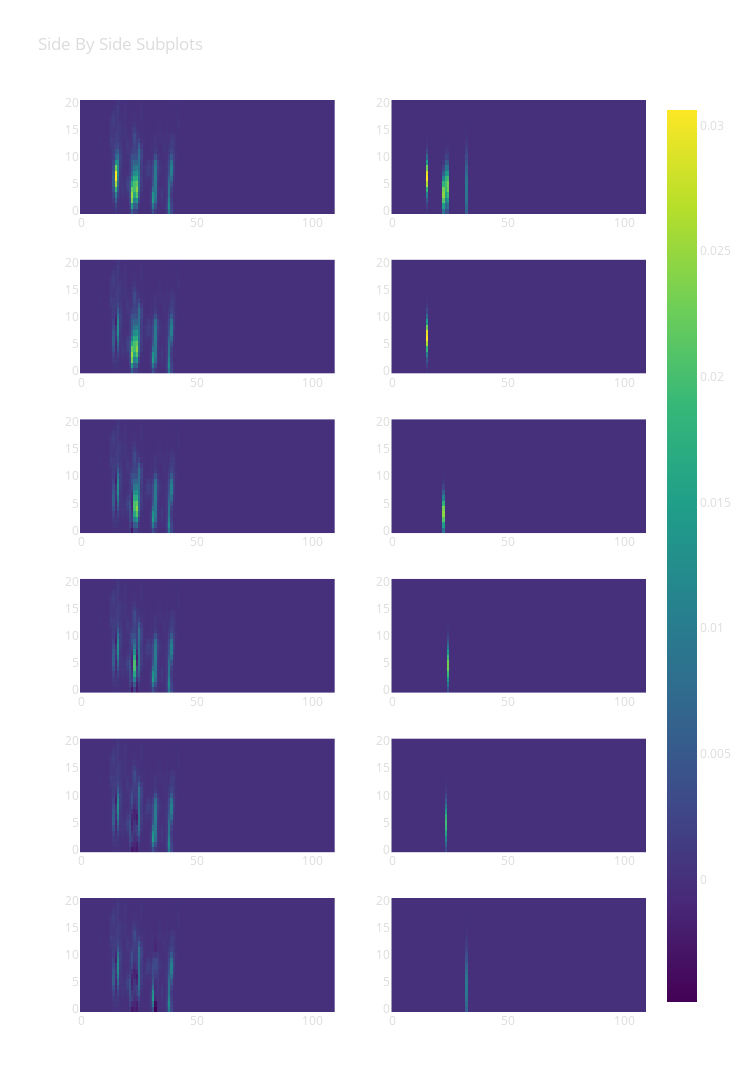

Notebook source saved alongside this figure:
### Code cell
file = 5
data_dir = path.join(path.curdir, 'data')
calo = EcalDataIO.ecalmatio(path.join(data_dir, f"signal.al.elaser.IP0{file}.edeplist.mat"))
energies = EcalDataIO.energymatio(path.join(data_dir, f"signal.al.elaser.IP0{file}.energy.mat"))

event_id, n = '291', 5
expansion_factor, sigma, kernel_size = 1, (1, 2, 2), 7

calo_event, energy_event = calo[event_id], energies[event_id]
expanded_array, e_list = convert_to_array_and_expand(calo_event, energy_event, t=expansion_factor)

sigma_effective = expansion_factor * np.array(sigma)
kernel_size_effective = (kernel_size - 1) * 2 + 1
P, V, W, S = weight_shape_decomp(expanded_array, kernel_size_effective, sigma_effective)
PxS = P * S

data_to_fit = PxS.sum(axis=1)
X, Y = np.meshgrid(np.arange(data_to_fit.shape[0]), np.arange(data_to_fit.shape[1]), indexing='ij')

gauss_model_1 = Gaussian2dModel()
result_list = star_search(data_to_fit, X, Y, n, model=gauss_model_1, plot_debug=True)

gauss_model, params = get_n_2d_gaussians_model(data_to_fit, X, Y, n)
for i, result in enumerate(result_list):
    for name, parameter in result.params.items():
        param_name = f'g{i}_{name}'
        params[param_name] = parameter

### Figure 1 — Plotly figure (JSON) as saved in the notebook; plotly's stock layout.template omitted (floating-point values rounded to 4 significant figures; data arrays with more than 128 entries replaced by an {"elided": "..."} marker saying what was removed)
{"data": [{"coloraxis": "coloraxis", "hovertemplate": "X: %{x}<br>Z: %{y}<br>", "z": {"elided": "21x110 float values"}, "type": "heatmap", "xaxis": "x", "yaxis": "y"}, {"coloraxis": "coloraxis", "hovertemplate": "X: %{x}<br>Z: %{y}<br>", "z": {"elided": "21x110 float values"}, "type": "heatmap", "xaxis": "x2", "yaxis": "y2"}, {"coloraxis": "coloraxis", "hovertemplate": "X: %{x}<br>Z: %{y}<br>", "z": {"elided": "21x110 float values"}, "type": "heatmap", "xaxis": "x3", "yaxis": "y3"}, {"coloraxis": "coloraxis", "hovertemplate": "X: %{x}<br>Z: %{y}<br><br>sx=0.02, sy=2.0", "z": {"elided": "21x110 float values"}, "type": "heatmap", "xaxis": "x4", "yaxis": "y4"}, {"coloraxis": "coloraxis", "hovertemplate": "X: %{x}<br>Z: %{y}<br>", "z": {"elided": "21x110 float values"}, "type": "heatmap", "xaxis": "x5", "yaxis": "y5"}, {"coloraxis": "coloraxis", "hovertemplate": "X: %{x}<br>Z: %{y}<br><br>sx=0.04, sy=2.0", "z": {"elided": "21x110 float values"}, "type": "heatmap", "xaxis": "x6", "yaxis": "y6"}, {"coloraxis": "coloraxis", "hovertemplate": "X: %{x}<br>Z: %{y}<br>", "z": {"elided": "21x110 float values"}, "type": "heatmap", "xaxis": "x7", "yaxis": "y7"}, {"coloraxis": "coloraxis", "hovertemplate": "X: %{x}<br>Z: %{y}<br><br>sx=0.1, sy=2.0", "z": {"elided": "21x110 float values"}, "type": "heatmap", "xaxis": "x8", "yaxis": "y8"}, {"coloraxis": "coloraxis", "hovertemplate": "X: %{x}<br>Z: %{y}<br>", "z": {"elided": "21x110 float values"}, "type": "heatmap", "xaxis": "x9", "yaxis": "y9"}, {"coloraxis": "coloraxis", "hovertemplate": "X: %{x}<br>Z: %{y}<br><br>sx=0.04, sy=3.0", "z": {"elided": "21x110 float values"}, "type": "heatmap", "xaxis": "x10", "yaxis": "y10"}, {"coloraxis": "coloraxis", "hovertemplate": "X: %{x}<br>Z: %{y}<br>", "z": {"elided": "21x110 float values"}, "type": "heatmap", "xaxis": "x11", "yaxis": "y11"}, {"coloraxis": "coloraxis", "hovertemplate": "X: %{x}<br>Z: %{y}<br><br>sx=0.11, sy=4.0", "z": {"elided": "21x110 float values"}, "type": "heatmap", "xaxis": "x12", "yaxis": "y12"}], "layout": {"xaxis": {"anchor": "y", "domain": [0.0, 0.45]}, "yaxis": {"anchor": "x", "domain": [0.875, 1.0]}, "xaxis2": {"anchor": "y2", "domain": [0.55, 1.0]}, "yaxis2": {"anchor": "x2", "domain": [0.875, 1.0]}, "xaxis3": {"anchor": "y3", "domain": [0.0, 0.45]}, "yaxis3": {"anchor": "x3", "domain": [0.7, 0.825]}, "xaxis4": {"anchor": "y4", "domain": [0.55, 1.0]}, "yaxis4": {"anchor": "x4", "domain": [0.7, 0.825]}, "xaxis5": {"anchor": "y5", "domain": [0.0, 0.45]}, "yaxis5": {"anchor": "x5", "domain": [0.525, 0.65]}, "xaxis6": {"anchor": "y6", "domain": [0.55, 1.0]}, "yaxis6": {"anchor": "x6", "domain": [0.525, 0.65]}, "xaxis7": {"anchor": "y7", "domain": [0.0, 0.45]}, "yaxis7": {"anchor": "x7", "domain": [0.35, 0.475]}, "xaxis8": {"anchor": "y8", "domain": [0.55, 1.0]}, "yaxis8": {"anchor": "x8", "domain": [0.35, 0.475]}, "xaxis9": {"anchor": "y9", "domain": [0.0, 0.45]}, "yaxis9": {"anchor": "x9", "domain": [0.175, 0.3]}, "xaxis10": {"anchor": "y10", "domain": [0.55, 1.0]}, "yaxis10": {"anchor": "x10", "domain": [0.175, 0.3]}, "xaxis11": {"anchor": "y11", "domain": [0.0, 0.45]}, "yaxis11": {"anchor": "x11", "domain": [0.0, 0.125]}, "xaxis12": {"anchor": "y12", "domain": [0.55, 1.0]}, "yaxis12": {"anchor": "x12", "domain": [0.0, 0.125]}, "font": {"color": "rgb(220,220,220)"}, "title": {"text": "Side By Side Subplots"}, "coloraxis": {"colorscale": [[0.0, "#440154"], [0.1111, "#482878"], [0.2222, "#3e4989"], [0.3333, "#31688e"], [0.4444, "#26828e"], [0.5556, "#1f9e89"], [0.6667, "#35b779"], [0.7778, "#6ece58"], [0.8889, "#b5de2b"], [1.0, "#fde725"]]}, "paper_bgcolor": "rgba(0,0,0,0)", "plot_bgcolor": "rgba(0,0,0,0)", "height": 1800, "width": 750}}
